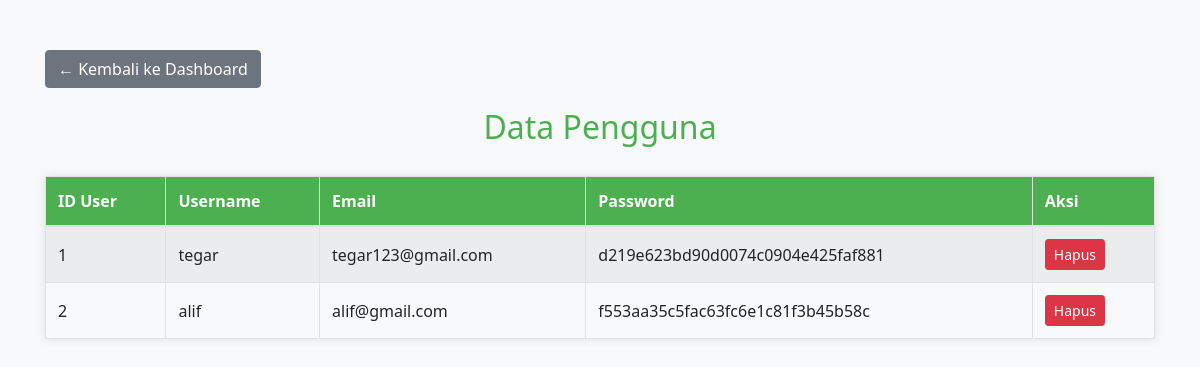
/admin/admin_user.php, run on the app's committed database.
### tables this page shows
CREATE TABLE `users` (
  `id_user` int(11) NOT NULL,
  `username` varchar(100) NOT NULL,
  `email` varchar(255) NOT NULL,
  `password` varchar(255) NOT NULL
);

### admin/admin_user.php (the view, shortened to what this page needs)
<?php
include '../koneksi.php';
$query = "SELECT * FROM users ORDER BY id_user DESC";
$result = mysqli_query($koneksi, $query);
?>
<!DOCTYPE html>
<html lang="id">
<head>
    <link rel="stylesheet" href="https://cdn.jsdelivr.net/npm/bootstrap@4.6.2/dist/css/bootstrap.min.css">
</head>
<body>
<div class="container">
    <a href="admin_dashboard.php" class="btn btn-secondary btn-back">← Kembali ke Dashboard</a>
    <h2>Data Pengguna</h2>
    <table class="table table-bordered table-striped table-hover">
        <thead>
            <tr>
                <th>ID User</th>
                <th>Username</th>
                <th>Email</th>
                <th>Password</th>
                <th>Aksi</th>
            </tr>
        </thead>
        <tbody>
            <?php
            $nomor = 1;
            while($user = mysqli_fetch_assoc($result)) {
            ?>
                <tr>
                    <td><?= $nomor ?></td>
                    <td><?= $user['username'] ?></td>
                    <td><?= $user['email'] ?></td>
                    <td><?= $user['password'] ?></td>
                    <td>
                        <a href="hapus_user.php?id_user=<?= $user['id_user'] ?>" class="btn btn-danger btn-sm" onclick="return confirm('Yakin ingin menghapus pengguna ini?')">Hapus</a>
                    </td>
                </tr>
            <?php
            $nomor++;
            }
            ?>
        </tbody>
    </table>
</div>
</body>
</html>

### admin/admin_user.php (style rules this page uses)
body { background-color: #f8f9fa; font-family: 'Segoe UI', sans-serif; }
.container { margin-top: 50px; }
h2 { text-align: center; margin-bottom: 30px; color: #4CAF50; }
table { box-shadow: 0 0 10px rgba(0,0,0,0.1); }
thead { background-color: #4CAF50; color: white; }
.table td, .table th { vertical-align: middle; }
.btn-back { margin-bottom: 20px; }

### data on the page
users: username "tegar", email "tegar123@gmail.com", password "d219e623bd90d0074c0904e425faf881"
users: username "alif", email "alif@gmail.com", password "f553aa35c5fac63fc6e1c81f3b45b58c"
